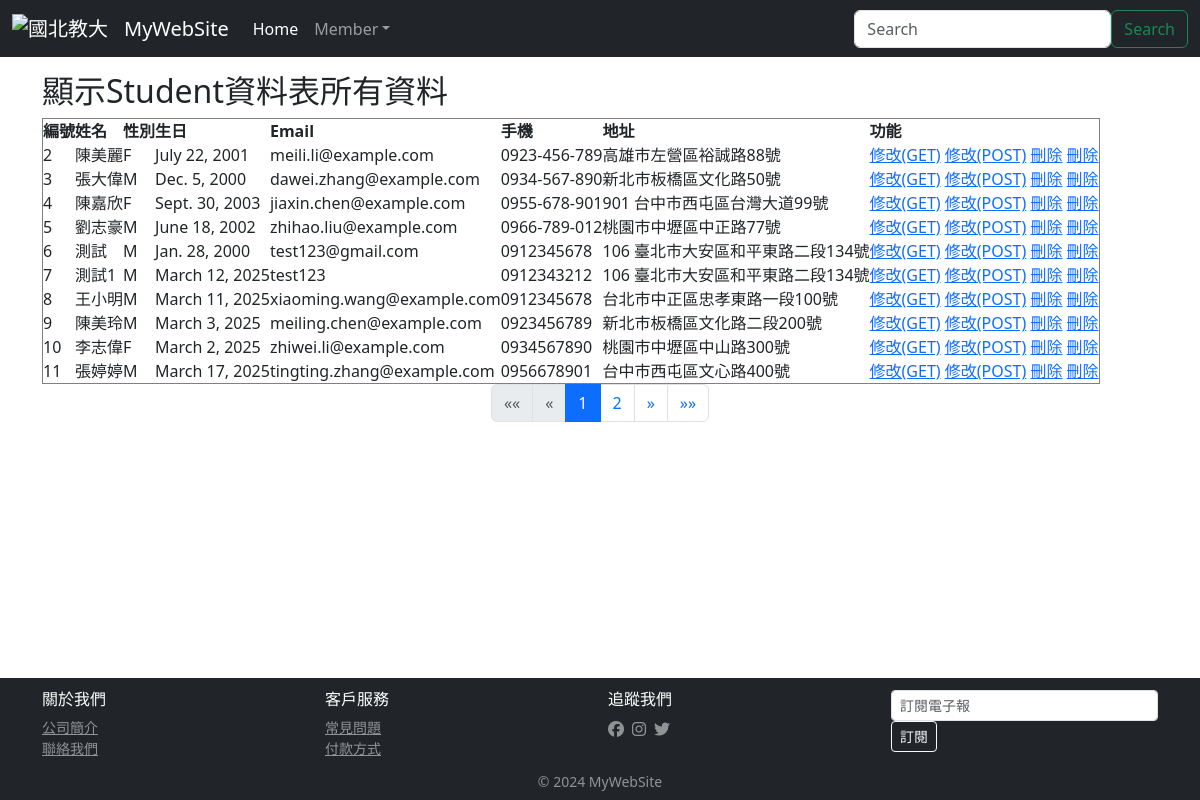
The app's page /students/index/ with its own data.
### students/models.py (models this page shows, shortened)
class Student(models.Model):
    stdName = models.CharField(max_length=20, null=False)
    stdSex = models.CharField(max_length=2,default='M',null=False)
    stdBirth = models.DateField(null=False)
    stdEmail = models.EmailField(max_length=100,blank=True,default="")
    stdPhone = models.CharField(max_length=50,blank=True,default="")
    stdAddr=models.CharField(max_length=255,blank=True,default="")

### students/views.py (the view)
# urls.py: path('students/index/', stdViews.index),
def index(request):
    stdData = Student.objects.all().order_by('id')
    paginator = Paginator(stdData,10)
    page_number = request.GET.get('page')
    page_obj = paginator.get_page(page_number)
    return render(request, "students/index.html", locals())

### templates/students/index.html (shortened to what this page needs)
{% extends 'base.html' %}
{% block content %}
<h2 align="left">顯示Student資料表所有資料</h2>
<table border="1" cellpadding="0" cellspacing="0">
     <th>編號</th><th>姓名</th><th>性別</th><th>生日</th><th>Email</th><th>手機</th><th>地址</th><th>功能</th>
    {% for stdItem in page_obj %}
     <tr>
        <td>{{ stdItem.id }}</td>
        <td>{{ stdItem.stdName }}</td>
        <td>{{ stdItem.stdSex }}</td>
        <td>{{ stdItem.stdBirth }}</td>
        <td>{{ stdItem.stdEmail }}</td>
        <td>{{ stdItem.stdPhone }}</td>
        <td>{{ stdItem.stdAddr }}</td>
        <td>
         <a href="/students/edit/{{ stdItem.id }}/">修改(GET)</a>
         <a href="/students/edit2/{{ stdItem.id }}/load">修改(POST)</a>
         <a href="/students/delete/{{ stdItem.id }}">刪除</a>
         <a href="javascript:void(0)" onclick="if(confirm('確定要刪除此筆資料嗎?')) window.location.href='/students/delete/{{ stdItem.id }}'">刪除</a>
        </td>
     </tr>
     {% endfor %}
</table>
<div class="container">
   <nav aria-label="Page navigation">
       <ul class="pagination justify-content-center">
           {% if page_obj.has_previous %}
               <li class="page-item">
                   <a class="page-link" href="?page=1" aria-label="First">
                       <span aria-hidden="true">&laquo;&laquo;</span>
                   </a>
               </li>
               <li class="page-item">
                   <a class="page-link" href="?page={{ page_obj.previous_page_number }}" aria-label="Previous">
                       <span aria-hidden="true">&laquo;</span>
                   </a>
               </li>
           {% else %}
               <li class="page-item disabled">
                   <span class="page-link">&laquo;&laquo;</span>
               </li>
               <li class="page-item disabled">
                   <span class="page-link">&laquo;</span>
               </li>
           {% endif %}
           {% for num in page_obj.paginator.page_range %}
               {% if page_obj.number == num %}
                   <li class="page-item active">
                       <span class="page-link">{{ num }}</span>
                   </li>
               {% elif num > page_obj.number|add:'-3' and num < page_obj.number|add:'3' %}
                   <li class="page-item">
                       <a class="page-link" href="?page={{ num }}">{{ num }}</a>
                   </li>
               {% endif %}
           {% endfor %}
           {% if page_obj.has_next %}
               <li class="page-item">
                   <a class="page-link" href="?page={{ page_obj.next_page_number }}" aria-label="Next">
                       <span aria-hidden="true">&raquo;</span>
                   </a>
               </li>
               <li class="page-item">
                   <a class="page-link" href="?page={{ page_obj.paginator.num_pages }}" aria-label="Last">
                       <span aria-hidden="true">&raquo;&raquo;</span>
                   </a>
               </li>
           {% endif %}
       </ul>
   </nav>
</div>
{% endblock %}

### static/css/style.css (style rules this page uses)
html, body { margin: 0; padding: 0; height: 100%; border: none; }
body { margin-left: 0px; margin-top: 0px; margin-right: 0px; margin-bottom: 0px; background-image: url(images/bg.gif); }

### records on screen
Student: id "2", stdName "陳美麗", stdSex "F", stdBirth "July 22, 2001", stdEmail "meili.li@example.com", stdPhone "0923-456-789", stdAddr "高雄市左營區裕誠路88號"
Student: id "3", stdName "張大偉", stdSex "M", stdBirth "Dec. 5, 2000", stdEmail "dawei.zhang@example.com", stdPhone "0934-567-890", stdAddr "新北市板橋區文化路50號"
Student: id "4", stdName "陳嘉欣", stdSex "F", stdBirth "Sept. 30, 2003", stdEmail "jiaxin.chen@example.com", stdPhone "0955-678-901", stdAddr "901 台中市西屯區台灣大道99號"
Student: id "5", stdName "劉志豪", stdSex "M", stdBirth "June 18, 2002", stdEmail "zhihao.liu@example.com", stdPhone "0966-789-012", stdAddr "桃園市中壢區中正路77號"
Student: id "6", stdName "測試", stdSex "M", stdBirth "Jan. 28, 2000", stdEmail "test123@gmail.com", stdPhone "0912345678", stdAddr "106 臺北市大安區和平東路二段134號"
Student: id "7", stdName "測試1", stdSex "M", stdBirth "March 12, 2025", stdEmail "test123", stdPhone "0912343212", stdAddr "106 臺北市大安區和平東路二段134號"
Student: id "8", stdName "王小明", stdSex "M", stdBirth "March 11, 2025", stdEmail "xiaoming.wang@example.com", stdPhone "0912345678", stdAddr "台北市中正區忠孝東路一段100號"
Student: id "9", stdName "陳美玲", stdSex "M", stdBirth "March 3, 2025", stdEmail "meiling.chen@example.com", stdPhone "0923456789", stdAddr "新北市板橋區文化路二段200號"
Student: id "10", stdName "李志偉", stdSex "F", stdBirth "March 2, 2025", stdEmail "zhiwei.li@example.com", stdPhone "0934567890", stdAddr "桃園市中壢區中山路300號"
Student: id "11", stdName "張婷婷", stdSex "M", stdBirth "March 17, 2025", stdEmail "tingting.zhang@example.com", stdPhone "0956678901", stdAddr "台中市西屯區文心路400號"

### other values on screen
{{ num }} "1"
{{ num }} "2"
